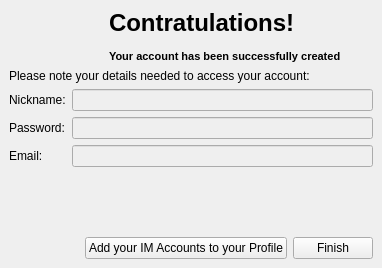
<ui version="4.0" >
 <author></author>
 <comment></comment>
 <exportmacro></exportmacro>
 <class>SubscribeWengo2</class>
 <widget class="QWidget" name="SubscribeWengo2" >
  <property name="geometry" >
   <rect>
    <x>0</x>
    <y>0</y>
    <width>382</width>
    <height>268</height>
   </rect>
  </property>
  <property name="windowTitle" >
   <string>WengoPhone - Wengo Account Creation (2/2)</string>
  </property>
  <layout class="QGridLayout" >
   <property name="margin" >
    <number>9</number>
   </property>
   <property name="spacing" >
    <number>6</number>
   </property>
   <item row="3" column="0" >
    <spacer>
     <property name="orientation" >
      <enum>Qt::Vertical</enum>
     </property>
     <property name="sizeHint" >
      <size>
       <width>20</width>
       <height>40</height>
      </size>
     </property>
    </spacer>
   </item>
   <item row="2" column="0" >
    <layout class="QGridLayout" >
     <property name="margin" >
      <number>0</number>
     </property>
     <property name="spacing" >
      <number>6</number>
     </property>
     <item row="0" column="1" >
      <widget class="QLineEdit" name="nicknameLineEdit" >
       <property name="enabled" >
        <bool>false</bool>
       </property>
      </widget>
     </item>
     <item row="2" column="1" >
      <widget class="QLineEdit" name="emailLineEdit" >
       <property name="enabled" >
        <bool>false</bool>
       </property>
      </widget>
     </item>
     <item row="0" column="0" >
      <widget class="QLabel" name="nicknameLabel" >
       <property name="text" >
        <string>Nickname:</string>
       </property>
      </widget>
     </item>
     <item row="2" column="0" >
      <widget class="QLabel" name="label_3" >
       <property name="text" >
        <string>Email:</string>
       </property>
      </widget>
     </item>
     <item row="1" column="1" >
      <widget class="QLineEdit" name="passwordLineEdit" >
       <property name="enabled" >
        <bool>false</bool>
       </property>
       <property name="echoMode" >
        <enum>QLineEdit::Password</enum>
       </property>
      </widget>
     </item>
     <item row="1" column="0" >
      <widget class="QLabel" name="passwordLabel" >
       <property name="text" >
        <string>Password:</string>
       </property>
      </widget>
     </item>
    </layout>
   </item>
   <item row="1" column="0" >
    <widget class="QLabel" name="label_2" >
     <property name="text" >
      <string>Please note your details needed to access your account:</string>
     </property>
    </widget>
   </item>
   <item row="4" column="0" >
    <layout class="QGridLayout" >
     <property name="margin" >
      <number>0</number>
     </property>
     <property name="spacing" >
      <number>6</number>
     </property>
     <item row="0" column="0" >
      <spacer>
       <property name="orientation" >
        <enum>Qt::Horizontal</enum>
       </property>
       <property name="sizeHint" >
        <size>
         <width>40</width>
         <height>20</height>
        </size>
       </property>
      </spacer>
     </item>
     <item row="0" column="2" >
      <widget class="QPushButton" name="finishButton" >
       <property name="text" >
        <string>Finish</string>
       </property>
      </widget>
     </item>
     <item row="0" column="1" >
      <widget class="QPushButton" name="addIMAccountButton" >
       <property name="text" >
        <string>Add your IM Accounts to your Profile</string>
       </property>
      </widget>
     </item>
    </layout>
   </item>
   <item row="0" column="0" >
    <widget class="QLabel" name="accountCreationLabel" >
     <property name="palette" >
      <palette>
       <active>
        <color>
         <red>0</red>
         <green>0</green>
         <blue>0</blue>
        </color>
        <color>
         <red>212</red>
         <green>208</green>
         <blue>200</blue>
        </color>
        <color>
         <red>255</red>
         <green>255</green>
         <blue>255</blue>
        </color>
        <color>
         <red>234</red>
         <green>229</green>
         <blue>220</blue>
        </color>
        <color>
         <red>128</red>
         <green>128</green>
         <blue>128</blue>
        </color>
        <color>
         <red>141</red>
         <green>139</green>
         <blue>133</blue>
        </color>
        <color>
         <red>255</red>
         <green>255</green>
         <blue>255</blue>
        </color>
        <color>
         <red>255</red>
         <green>255</green>
         <blue>255</blue>
        </color>
        <color>
         <red>0</red>
         <green>0</green>
         <blue>0</blue>
        </color>
        <color>
         <red>255</red>
         <green>255</green>
         <blue>255</blue>
        </color>
        <color>
         <red>212</red>
         <green>208</green>
         <blue>200</blue>
        </color>
        <color>
         <red>64</red>
         <green>64</green>
         <blue>64</blue>
        </color>
        <color>
         <red>10</red>
         <green>36</green>
         <blue>106</blue>
        </color>
        <color>
         <red>255</red>
         <green>255</green>
         <blue>255</blue>
        </color>
        <color>
         <red>0</red>
         <green>0</green>
         <blue>255</blue>
        </color>
        <color>
         <red>255</red>
         <green>0</green>
         <blue>255</blue>
        </color>
        <color>
         <red>232</red>
         <green>232</green>
         <blue>232</blue>
        </color>
       </active>
       <inactive>
        <color>
         <red>0</red>
         <green>0</green>
         <blue>0</blue>
        </color>
        <color>
         <red>212</red>
         <green>208</green>
         <blue>200</blue>
        </color>
        <color>
         <red>255</red>
         <green>255</green>
         <blue>255</blue>
        </color>
        <color>
         <red>234</red>
         <green>229</green>
         <blue>220</blue>
        </color>
        <color>
         <red>128</red>
         <green>128</green>
         <blue>128</blue>
        </color>
        <color>
         <red>141</red>
         <green>139</green>
         <blue>133</blue>
        </color>
        <color>
         <red>255</red>
         <green>255</green>
         <blue>255</blue>
        </color>
        <color>
         <red>255</red>
         <green>255</green>
         <blue>255</blue>
        </color>
        <color>
         <red>0</red>
         <green>0</green>
         <blue>0</blue>
        </color>
        <color>
         <red>255</red>
         <green>255</green>
         <blue>255</blue>
        </color>
        <color>
         <red>212</red>
         <green>208</green>
         <blue>200</blue>
        </color>
        <color>
         <red>64</red>
         <green>64</green>
         <blue>64</blue>
        </color>
        <color>
         <red>212</red>
         <green>208</green>
         <blue>200</blue>
        </color>
        <color>
         <red>0</red>
         <green>0</green>
         <blue>0</blue>
        </color>
        <color>
         <red>0</red>
         <green>0</green>
         <blue>255</blue>
        </color>
        <color>
         <red>255</red>
         <green>0</green>
         <blue>255</blue>
        </color>
        <color>
         <red>232</red>
         <green>232</green>
         <blue>232</blue>
        </color>
       </inactive>
       <disabled>
        <color>
         <red>106</red>
         <green>104</green>
         <blue>100</blue>
        </color>
        <color>
         <red>212</red>
         <green>208</green>
         <blue>200</blue>
        </color>
        <color>
         <red>255</red>
         <green>255</green>
         <blue>255</blue>
        </color>
        <color>
         <red>233</red>
         <green>231</green>
         <blue>227</blue>
        </color>
        <color>
         <red>128</red>
         <green>128</green>
         <blue>128</blue>
        </color>
        <color>
         <red>141</red>
         <green>139</green>
         <blue>133</blue>
        </color>
        <color>
         <red>106</red>
         <green>104</green>
         <blue>100</blue>
        </color>
        <color>
         <red>255</red>
         <green>255</green>
         <blue>255</blue>
        </color>
        <color>
         <red>106</red>
         <green>104</green>
         <blue>100</blue>
        </color>
        <color>
         <red>212</red>
         <green>208</green>
         <blue>200</blue>
        </color>
        <color>
         <red>212</red>
         <green>208</green>
         <blue>200</blue>
        </color>
        <color>
         <red>0</red>
         <green>0</green>
         <blue>0</blue>
        </color>
        <color>
         <red>10</red>
         <green>36</green>
         <blue>106</blue>
        </color>
        <color>
         <red>255</red>
         <green>255</green>
         <blue>255</blue>
        </color>
        <color>
         <red>0</red>
         <green>0</green>
         <blue>255</blue>
        </color>
        <color>
         <red>255</red>
         <green>0</green>
         <blue>255</blue>
        </color>
        <color>
         <red>232</red>
         <green>232</green>
         <blue>232</blue>
        </color>
       </disabled>
      </palette>
     </property>
     <property name="font" >
      <font>
       <family>MS Shell Dlg</family>
       <pointsize>8</pointsize>
       <weight>75</weight>
       <italic>false</italic>
       <bold>true</bold>
       <underline>false</underline>
       <strikeout>false</strikeout>
      </font>
     </property>
     <property name="text" >
      <string>&lt;span style="font-size:18pt;">Contratulations!&lt;/span>&lt;br />&lt;br />&lt;span>Your account has been successfully created&lt;/span>
</string>
     </property>
     <property name="indent" >
      <number>100</number>
     </property>
    </widget>
   </item>
  </layout>
 </widget>
 <pixmapfunction></pixmapfunction>
 <tabstops>
  <tabstop>nicknameLineEdit</tabstop>
  <tabstop>passwordLineEdit</tabstop>
  <tabstop>emailLineEdit</tabstop>
  <tabstop>addIMAccountButton</tabstop>
  <tabstop>finishButton</tabstop>
 </tabstops>
 <resources>
  <include location="../wengophone.qrc" />
  <include location="../../wengophone.qrc" />
 </resources>
 <connections/>
</ui>
